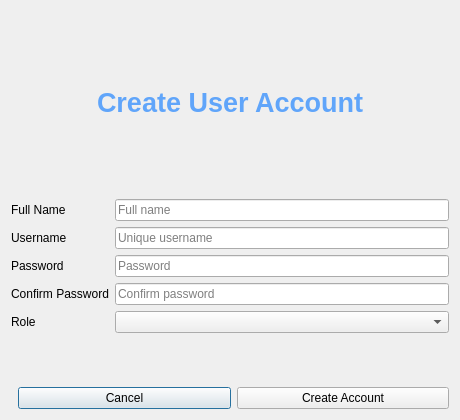
<?xml version="1.0" encoding="UTF-8"?>
<ui version="4.0">
 <class>RegisterUserDialog</class>
 <widget class="QDialog" name="RegisterUserDialog">
  <property name="windowTitle">
   <string>Register New User</string>
  </property>
  <property name="minimumSize">
   <size>
    <width>460</width>
    <height>420</height>
   </size>
  </property>
  <layout class="QVBoxLayout" name="mainLayout">
   <item>
    <widget class="QLabel" name="titleLabel">
     <property name="text">
      <string>Create User Account</string>
     </property>
     <property name="alignment">
      <set>Qt::AlignCenter</set>
     </property>
     <property name="styleSheet">
      <string>font-size:20pt;font-weight:700;color:#60a5fa;</string>
     </property>
    </widget>
   </item>
   <item>
    <layout class="QFormLayout" name="formLayout">
     <item row="0" column="0">
      <widget class="QLabel" name="fullNameLabel">
       <property name="text">
        <string>Full Name</string>
       </property>
      </widget>
     </item>
     <item row="0" column="1">
      <widget class="QLineEdit" name="fullNameEdit">
       <property name="placeholderText">
        <string>Full name</string>
       </property>
      </widget>
     </item>
     <item row="1" column="0">
      <widget class="QLabel" name="usernameLabel">
       <property name="text">
        <string>Username</string>
       </property>
      </widget>
     </item>
     <item row="1" column="1">
      <widget class="QLineEdit" name="usernameEdit">
       <property name="placeholderText">
        <string>Unique username</string>
       </property>
      </widget>
     </item>
     <item row="2" column="0">
      <widget class="QLabel" name="passwordLabel">
       <property name="text">
        <string>Password</string>
       </property>
      </widget>
     </item>
     <item row="2" column="1">
      <widget class="QLineEdit" name="passwordEdit">
       <property name="echoMode">
        <enum>QLineEdit::Password</enum>
       </property>
       <property name="placeholderText">
        <string>Password</string>
       </property>
      </widget>
     </item>
     <item row="3" column="0">
      <widget class="QLabel" name="confirmPasswordLabel">
       <property name="text">
        <string>Confirm Password</string>
       </property>
      </widget>
     </item>
     <item row="3" column="1">
      <widget class="QLineEdit" name="confirmPasswordEdit">
       <property name="echoMode">
        <enum>QLineEdit::Password</enum>
       </property>
       <property name="placeholderText">
        <string>Confirm password</string>
       </property>
      </widget>
     </item>
     <item row="4" column="0">
      <widget class="QLabel" name="roleLabel">
       <property name="text">
        <string>Role</string>
       </property>
      </widget>
     </item>
     <item row="4" column="1">
      <widget class="QComboBox" name="roleCombo"/>
     </item>
    </layout>
   </item>
   <item>
    <layout class="QHBoxLayout" name="buttonLayout">
     <item>
      <spacer name="buttonSpacer">
       <property name="orientation">
        <enum>Qt::Horizontal</enum>
       </property>
      </spacer>
     </item>
     <item>
      <widget class="QPushButton" name="cancelButton">
       <property name="text">
        <string>Cancel</string>
       </property>
      </widget>
     </item>
     <item>
      <widget class="QPushButton" name="createButton">
       <property name="text">
        <string>Create Account</string>
       </property>
      </widget>
     </item>
    </layout>
   </item>
  </layout>
 </widget>
 <resources/>
 <connections/>
</ui>
